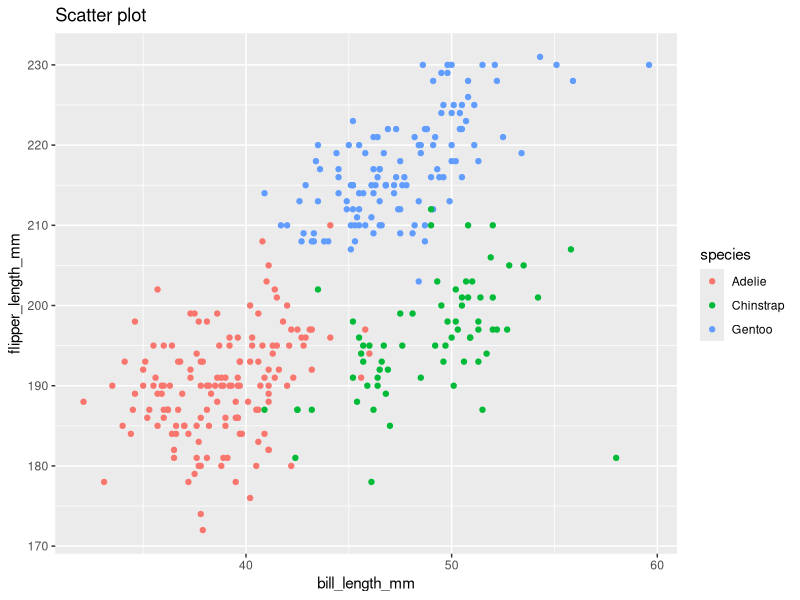
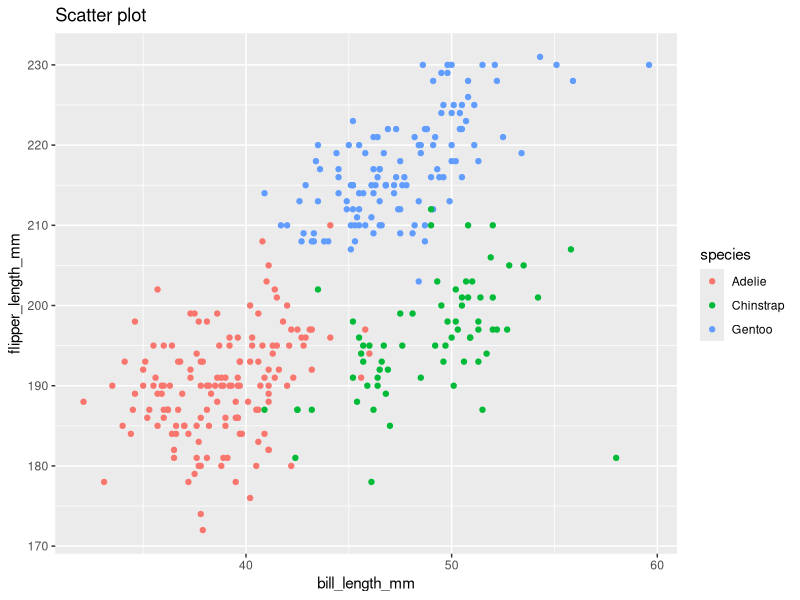

Write R code to recreate these figures, in order.
## ---- chunk 1
library(tidyverse)
## ---- chunk 2
prob1_df = 
  tibble(
   samp_numeric = rnorm(10, sd = 1),
   samp_logical = samp_numeric > 0,
   char_vec = c("A", "A", "B", "B", "A", "C", "B", "C", "C", "A"),
  factor_vec = factor(c("high", "high", "mid", "mid", "high", "low", "mid", "low", "low", "high"))
  )
## ---- chunk 3
mean(pull(prob1_df,samp_numeric))
mean(pull(prob1_df, samp_logical))
mean(pull(prob1_df, char_vec))
mean(pull(prob1_df, factor_vec))
## ---- chunk 4
as.numeric(pull(prob1_df, samp_logical)) * pull(prob1_df, samp_numeric)
as.factor(pull(prob1_df, samp_logical)) * pull(prob1_df, samp_numeric)
as.numeric(as.factor(pull(prob1_df, samp_logical))) * pull(prob1_df, samp_numeric)
## ---- chunk 5
data("penguins", package = "palmerpenguins")
## ---- chunk 6

#create scatterplot and related labels

ggplot(penguins, aes(x = bill_length_mm, y = flipper_length_mm, color = species)) + geom_point() + ggtitle("Scatter plot")

#save and export the scatter plot

ggsave("scatterplot_penguins.pdf", height = 4, width = 4) 

